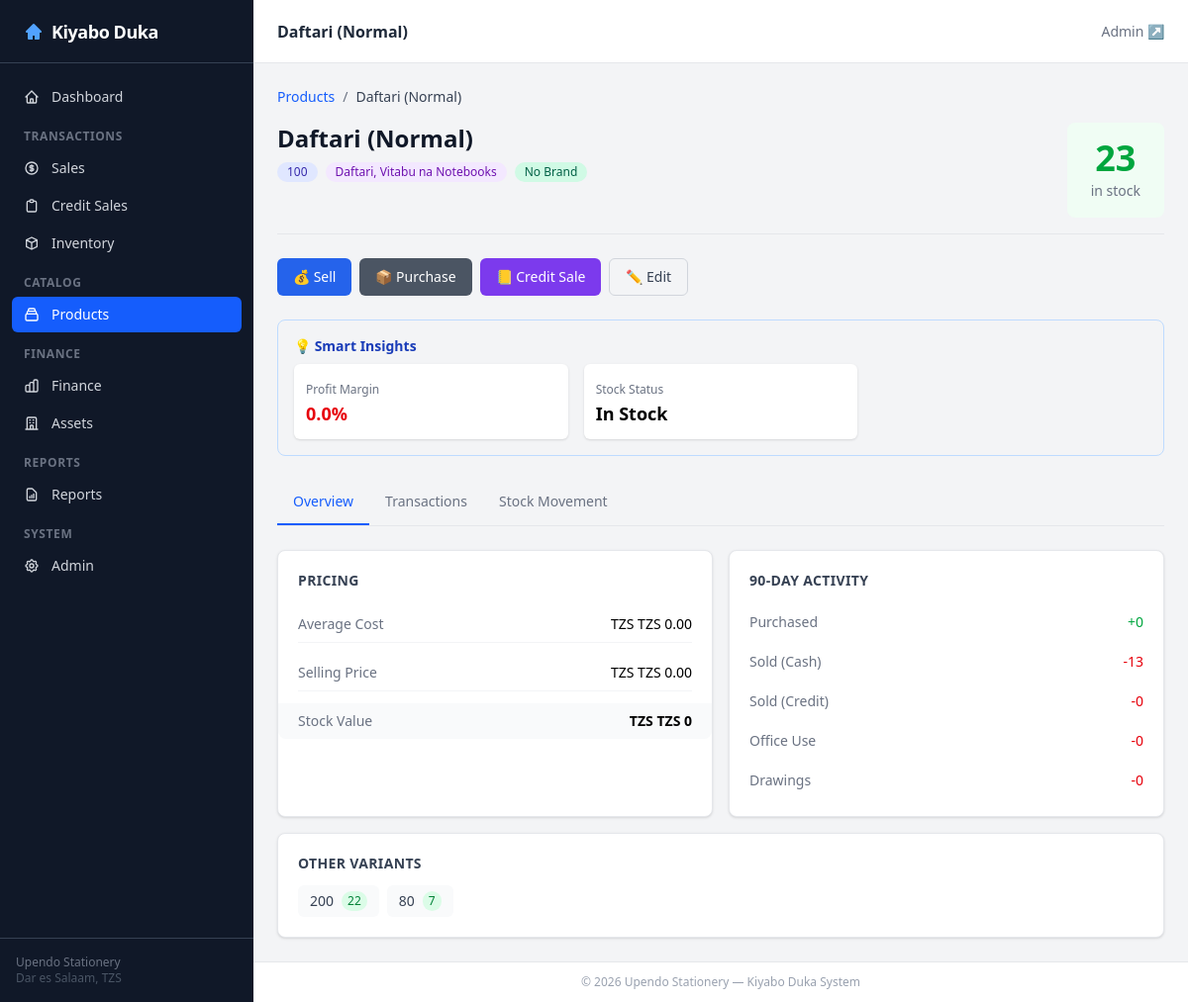
The page /catalog/products/1/ on the database its author committed.
### catalog/models.py (models this page shows, shortened)
class ProductSpec(TimestampedModel, ActionMixin):
    product = models.ForeignKey(Product, on_delete=models.PROTECT, related_name='specs')
    spec_value = models.ForeignKey(SpecValue, on_delete=models.PROTECT, related_name='product_specs')
    default_cost_price = models.DecimalField(max_digits=15, decimal_places=2, null=True, blank=True)
    default_selling_price = models.DecimalField(max_digits=15, decimal_places=2, null=True, blank=True)
    reorder_level = models.PositiveIntegerField(default=5)
    current_stock = models.IntegerField(default=0)
    cached_wac = models.DecimalField(max_digits=15, decimal_places=2, default=0,
                                     verbose_name='Cached Weighted Avg Cost')
    cached_stock_value = models.DecimalField(max_digits=15, decimal_places=2, default=0,
                                             verbose_name='Cached Stock Value (TZS)')
    budget_monthly_sales_qty = models.PositiveIntegerField(default=0)
    class Meta:
        unique_together = [['product', 'spec_value']]
        ordering = ['product__name', 'spec_value__value']
    def can_edit(self, user=None) -> bool:
        return True
    def can_delete(self, user=None) -> bool:
        return self.current_stock == 0 and not self.cached_wac > 0
    def get_status_badge(self) -> dict:
        if self.is_out_of_stock():
            return {'label': 'Out of Stock', 'color': 'bg-red-100 text-red-800'}
        elif self.needs_reorder():
            return {'label': 'Low Stock', 'color': 'bg-yellow-100 text-yellow-800'}
        else:
            return {'label': 'In Stock', 'color': 'bg-green-100 text-green-800'}
    @property
    def is_low_stock(self):
        return 0 < self.current_stock <= self.reorder_level
    def get_update_url(self):
        from django.urls import reverse
        return reverse('catalog:product_detail', kwargs={'pk': self.pk})
    def get_sell_url(self):
        from django.urls import reverse
        return f"{reverse('sales:sale_create')}?product_spec={self.pk}"
    def get_purchase_url(self):
        from django.urls import reverse
        return f"{reverse('inventory:purchase_create')}?product_spec={self.pk}"
    def get_credit_sale_url(self):
        from django.urls import reverse
        return f"{reverse('credit:debt_create')}?product_spec={self.pk}"
    def can_sell(self):
        return self.current_stock > 0
    def can_purchase(self):
        return True
    def needs_reorder(self):
        return self.current_stock <= self.reorder_level and self.current_stock > 0
    def is_out_of_stock(self):
        return self.current_stock <= 0
    def get_status_label(self):
        if self.is_out_of_stock():
            return 'Out of Stock'
        elif self.needs_reorder():
            return 'Low Stock'
        else:
            return 'In Stock'
    def get_profit_margin_percent(self) -> float:
        if self.cached_wac > 0 and self.default_selling_price:
            profit = self.default_selling_price - self.cached_wac
            return round((profit / self.cached_wac) * 100, 2)
        return 0.0
    def get_quick_actions(self) -> list:
        actions = []
        if self.can_sell():
            actions.append({'label': 'Sell', 'url': self.get_sell_url(), 'icon': '💰'})
        if self.can_purchase():
            actions.append({'label': 'Purchase', 'url': self.get_purchase_url(), 'icon': '📦'})
        actions.append({'label': 'Credit Sale', 'url': self.get_credit_sale_url(), 'icon': '📒'})
        return actions

class Product(TimestampedModel):
    name = models.CharField(max_length=255)
    product_type = models.ForeignKey(ProductType, on_delete=models.PROTECT, related_name='products')
    brand = models.ForeignKey(Brand, on_delete=models.SET_NULL, null=True, blank=True, related_name='products')
    unit = models.ForeignKey(Unit, on_delete=models.SET_NULL, null=True, blank=True, related_name='products')
    image_path = models.CharField(max_length=255, blank=True)
    class Meta:
        unique_together = [['name', 'product_type', 'brand']]
        ordering = ['name']

class SpecValue(TimestampedModel):
    spec = models.ForeignKey(Spec, on_delete=models.PROTECT, related_name='values')
    value = models.CharField(max_length=255)
    class Meta:
        unique_together = [['spec', 'value']]
        ordering = ['spec__name', 'value']

class ProductType(TimestampedModel):
    category = models.ForeignKey(Category, on_delete=models.PROTECT, related_name='types')
    name = models.CharField(max_length=255)
    class Meta:
        unique_together = [['category', 'name']]
        ordering = ['category__name', 'name']

class Category(TimestampedModel):
    name = models.CharField(max_length=255, unique=True)
    class Meta:
        verbose_name_plural = 'Categories'
        ordering = ['name']

class Brand(TimestampedModel):
    name = models.CharField(max_length=255, unique=True)
    class Meta:
        ordering = ['name']

### catalog/views.py (the view)
# urls.py: path('products/<int:pk>/', views.ProductSpecDetailView.as_view(), name='product_detail'),
class ProductSpecDetailView(DetailView):
    model = ProductSpec
    template_name = 'catalog/product_detail.html'
    context_object_name = 'product'
    pk_url_kwarg = 'pk'
    def get_queryset(self):
        return ProductSpec.objects.select_related(
            'product', 'product__product_type', 'product__product_type__category',
            'product__brand', 'spec_value', 'product__unit'
        )
    def get_context_data(self, **kwargs):
        context = super().get_context_data(**kwargs)
        product_spec = self.object
        thirty_days_ago = timezone.now() - timedelta(days=30)
        context['recent_sales'] = Sale.objects.filter(
            product_spec=product_spec,
            sale_date__gte=thirty_days_ago
        ).select_related('payment_method').order_by('-sale_date')[:20]
        context['recent_purchases'] = PurchaseDetail.objects.filter(
            product_spec=product_spec,
            purchase__purchase_date__gte=thirty_days_ago
        ).select_related('purchase', 'purchase__supplier').order_by('-purchase__purchase_date')[:20]
        context['recent_credit'] = Debt.objects.filter(
            product_spec=product_spec,
            sale_date__gte=thirty_days_ago
        ).select_related('debtor').order_by('-sale_date')[:10]
        context['recent_office_use'] = SaleOfficeUse.objects.filter(
            product_spec=product_spec,
            sale_date__gte=thirty_days_ago
        ).select_related('office_use_category').order_by('-sale_date')[:10]
        ninety_days_ago = timezone.now() - timedelta(days=90)
        _DEC = DecimalField(max_digits=15, decimal_places=2)
        context['stock_summary'] = {
            'purchased': PurchaseDetail.objects.filter(
                product_spec=product_spec,
                purchase__purchase_date__gte=ninety_days_ago
            ).aggregate(total=Coalesce(Sum('quantity'), Decimal('0'), output_field=_DEC))['total'],
            'sold': Sale.objects.filter(
                product_spec=product_spec,
                sale_date__gte=ninety_days_ago
            ).aggregate(total=Coalesce(Sum('quantity'), Decimal('0'), output_field=_DEC))['total'],
            'credit': Debt.objects.filter(
                product_spec=product_spec,
                sale_date__gte=ninety_days_ago
            ).aggregate(total=Coalesce(Sum('quantity'), Decimal('0'), output_field=_DEC))['total'],
            'office_use': SaleOfficeUse.objects.filter(
                product_spec=product_spec,
                sale_date__gte=ninety_days_ago
            ).aggregate(total=Coalesce(Sum('quantity'), Decimal('0'), output_field=_DEC))['total'],
            'drawings': Drawing.objects.filter(
                product_spec=product_spec,
                sale_date__gte=ninety_days_ago
            ).aggregate(total=Coalesce(Sum('quantity'), Decimal('0'), output_field=_DEC))['total'],
        }
        context['related_products'] = ProductSpec.objects.filter(
            product=product_spec.product
        ).exclude(pk=product_spec.pk).select_related('spec_value')[:10]
        context['financials'] = {
            'avg_cost': product_spec.default_cost_price or Decimal('0'),
            'avg_price': product_spec.default_selling_price or Decimal('0'),
            'stock_value': (product_spec.default_cost_price or Decimal('0')) * product_spec.current_stock,
        }
        return context

### dashboard/templatetags/fmt.py (called while the page is built)
@register.filter
def tzs(value, decimals=0):
    try:
        v = Decimal(str(value))
    except (InvalidOperation, TypeError):
        return '—'
    decimals = int(decimals)
    formatted = f'{v:,.{decimals}f}'
    return f'TZS {formatted}'

### sales/models.py (called while the page is built)
    @property
    def amount(self):
        return (self.quantity * self.unit_price) - self.discount

### templates/catalog/product_detail.html (shortened to what this page needs)
{% extends 'base.html' %}
{% load fmt %}
{% block page_title %}<h1 class="text-base font-semibold text-gray-800">{{ product.product.name }}</h1>{% endblock %}
{% block content %}
<nav class="flex items-center gap-2 text-sm text-gray-500 mb-4">
    <a href="{% url 'catalog:product_list' %}" class="text-blue-600 hover:text-blue-700">Products</a>
    <span>/</span>
    <span class="text-gray-700">{{ product.product.name }}</span>
</nav>
<div class="flex items-start justify-between mb-6 pb-4 border-b border-gray-200">
    <div>
        <h1 class="text-2xl font-bold text-gray-900">{{ product.product.name }}</h1>
        <div class="flex gap-2 mt-2 flex-wrap">
            <span class="inline-flex items-center px-2.5 py-0.5 rounded-full text-xs font-medium bg-indigo-100 text-indigo-800">{{ product.spec_value.value }}</span>
            <span class="inline-flex items-center px-2.5 py-0.5 rounded-full text-xs font-medium bg-purple-100 text-purple-800">{{ product.product.product_type.category.name }}</span>
            {% if product.product.brand %}<span class="inline-flex items-center px-2.5 py-0.5 rounded-full text-xs font-medium bg-emerald-100 text-emerald-800">{{ product.product.brand.name }}</span>{% endif %}
        </div>
    </div>
    <div class="text-center px-6 py-4 rounded-lg flex-shrink-0 {% if product.current_stock <= 0 %}bg-red-50{% elif product.is_low_stock %}bg-yellow-50{% else %}bg-green-50{% endif %}">
        <span class="block text-4xl font-bold tabular-nums {% if product.current_stock <= 0 %}text-red-600{% elif product.is_low_stock %}text-yellow-600{% else %}text-green-600{% endif %}">{{ product.current_stock }}</span>
        <span class="text-sm text-gray-500">in stock</span>
    </div>
</div>
<div class="flex gap-2 mb-6">
    {% for action in product.get_quick_actions %}
    <a href="{{ action.url }}"
       class="inline-flex items-center gap-1.5 px-4 py-2 text-sm font-medium rounded-md transition-colors"
       style="background-color: {% if action.label == 'Sell' %}#2563eb{% elif action.label == 'Purchase' %}#4b5563{% else %}#7c3aed{% endif %}; color: white;"
       hover:opacity-90>
        {{ action.icon }} {{ action.label }}
    </a>
    {% endfor %}
    {% if product.can_edit %}
    <a href="{{ product.get_update_url }}"
       class="inline-flex items-center gap-1.5 px-4 py-2 border border-gray-300 text-gray-700 text-sm font-medium rounded-md hover:bg-gray-50 transition-colors">
        ✏️ Edit
    </a>
    {% endif %}
</div>
<div class="bg-gradient-to-r from-blue-50 to-indigo-50 rounded-lg border border-blue-200 p-4 mb-6">
    <h3 class="text-sm font-semibold text-blue-800 mb-2">💡 Smart Insights</h3>
    <div class="grid grid-cols-1 md:grid-cols-3 gap-4">
        <div class="bg-white rounded-md p-3 shadow-sm">
            <span class="text-xs text-gray-500">Profit Margin</span>
            <p class="text-lg font-bold {% if product.get_profit_margin_percent > 20 %}text-green-600{% elif product.get_profit_margin_percent > 10 %}text-yellow-600{% else %}text-red-600{% endif %}">
                {{ product.get_profit_margin_percent|floatformat:1 }}%
            </p>
        </div>
        <div class="bg-white rounded-md p-3 shadow-sm">
            <span class="text-xs text-gray-500">Stock Status</span>
            <p class="text-lg font-bold {{ product.get_status_badge.color|cut:'bg-'|cut:'-100'|cut:'text-' }}">{{ product.get_status_label }}</p>
        </div>
    </div>
</div>
<div class="border-b border-gray-200 mb-6">
    <nav class="flex gap-0">
        <button onclick="showTab('overview')" id="tab-overview" class="px-4 py-3 text-sm font-medium border-b-2 border-blue-600 text-blue-600 transition-colors">Overview</button>
        <button onclick="showTab('transactions')" id="tab-transactions" class="px-4 py-3 text-sm font-medium border-b-2 border-transparent text-gray-500 hover:text-gray-700 transition-colors">Transactions</button>
        <button onclick="showTab('stock')" id="tab-stock" class="px-4 py-3 text-sm font-medium border-b-2 border-transparent text-gray-500 hover:text-gray-700 transition-colors">Stock Movement</button>
    </nav>
</div>
<div id="pane-overview">
    <div class="grid grid-cols-1 md:grid-cols-2 gap-4 mb-4">
        <div class="bg-white rounded-lg shadow-sm border border-gray-200 p-5">
            <h3 class="text-sm font-semibold text-gray-700 uppercase tracking-wide mb-4">Pricing</h3>
            <div class="space-y-3">
                <div class="flex justify-between py-2 border-b border-gray-100"><span class="text-sm text-gray-500">Average Cost</span><span class="text-sm font-medium tabular-nums">TZS {{ financials.avg_cost|tzs:2 }}</span></div>
                <div class="flex justify-between py-2 border-b border-gray-100"><span class="text-sm text-gray-500">Selling Price</span><span class="text-sm font-medium tabular-nums">TZS {{ financials.avg_price|tzs:2 }}</span></div>
                <div class="flex justify-between py-2 bg-gray-50 -mx-5 px-5 rounded-b-lg"><span class="text-sm text-gray-500">Stock Value</span><span class="text-sm font-semibold tabular-nums">TZS {{ financials.stock_value|tzs }}</span></div>
            </div>
        </div>
        <div class="bg-white rounded-lg shadow-sm border border-gray-200 p-5">
            <h3 class="text-sm font-semibold text-gray-700 uppercase tracking-wide mb-4">90-Day Activity</h3>
            <div class="space-y-2">
                <div class="flex justify-between py-1.5"><span class="text-sm text-gray-500">Purchased</span><span class="text-sm font-medium text-green-600 tabular-nums">+{{ stock_summary.purchased|default:0 }}</span></div>
                <div class="flex justify-between py-1.5"><span class="text-sm text-gray-500">Sold (Cash)</span><span class="text-sm font-medium text-red-600 tabular-nums">-{{ stock_summary.sold|default:0 }}</span></div>
                <div class="flex justify-between py-1.5"><span class="text-sm text-gray-500">Sold (Credit)</span><span class="text-sm font-medium text-red-600 tabular-nums">-{{ stock_summary.credit|default:0 }}</span></div>
                <div class="flex justify-between py-1.5"><span class="text-sm text-gray-500">Office Use</span><span class="text-sm font-medium text-red-600 tabular-nums">-{{ stock_summary.office_use|default:0 }}</span></div>
                <div class="flex justify-between py-1.5"><span class="text-sm text-gray-500">Drawings</span><span class="text-sm font-medium text-red-600 tabular-nums">-{{ stock_summary.drawings|default:0 }}</span></div>
            </div>
        </div>
    </div>
    {% if related_products %}
    <div class="bg-white rounded-lg shadow-sm border border-gray-200 p-5">
        <h3 class="text-sm font-semibold text-gray-700 uppercase tracking-wide mb-3">Other Variants</h3>
        <div class="flex flex-wrap gap-2">
            {% for related in related_products %}
            <a href="{% url 'catalog:product_detail' related.pk %}" class="flex items-center gap-2 px-3 py-1.5 bg-gray-50 rounded-md hover:bg-gray-100 transition-colors text-sm">
                <span class="font-medium text-gray-700">{{ related.spec_value.value }}</span>
                <span class="tabular-nums text-xs px-1.5 py-0.5 rounded-full {% if related.current_stock <= 0 %}bg-red-100 text-red-700{% elif related.is_low_stock %}bg-yellow-100 text-yellow-700{% else %}bg-green-100 text-green-700{% endif %}">{{ related.current_stock }}</span>
            </a>
            {% endfor %}
        </div>
    </div>
    {% endif %}
</div>
{% endblock %}

### rows shown on the page
ProductSpec: product.name "Daftari (Normal)", spec_value.value "100", product.product_type.category.name "Daftari, Vitabu na Notebooks", product.brand.name "No Brand", current_stock "23", get_profit_margin_percent "0.0", get_status_label "In Stock"
ProductSpec: spec_value.value "200", current_stock "22"
ProductSpec: spec_value.value "80", current_stock "7"

### other values the page prints
{{ action.icon }} "💰" "📦" "📒"
{{ action.label }} "Sell" "Purchase" "Credit Sale"
{{ financials.avg_cost|tzs:2 }} "TZS 0.00"
{{ financials.avg_price|tzs:2 }} "TZS 0.00"
{{ financials.stock_value|tzs }} "TZS 0"
{{ stock_summary.purchased|default:0 }} "0"
{{ stock_summary.sold|default:0 }} "13"
{{ stock_summary.credit|default:0 }} "0"
{{ stock_summary.office_use|default:0 }} "0"
{{ stock_summary.drawings|default:0 }} "0"
